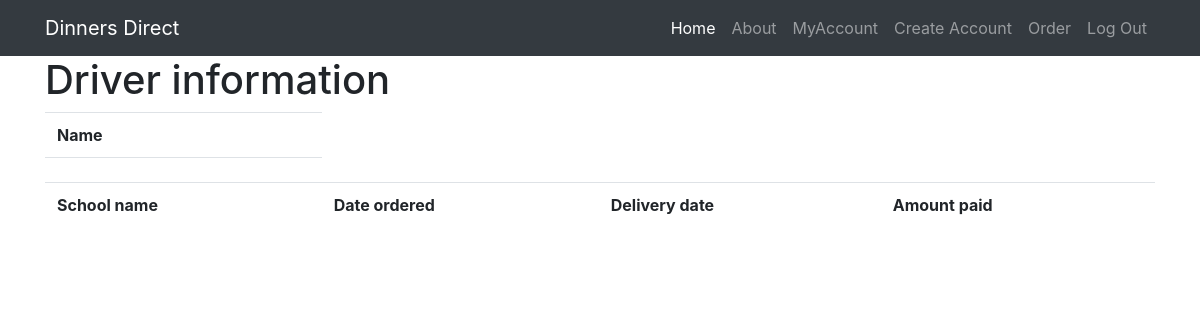
Page /phpdata/pulldriverschedule.php on the earlier database version.
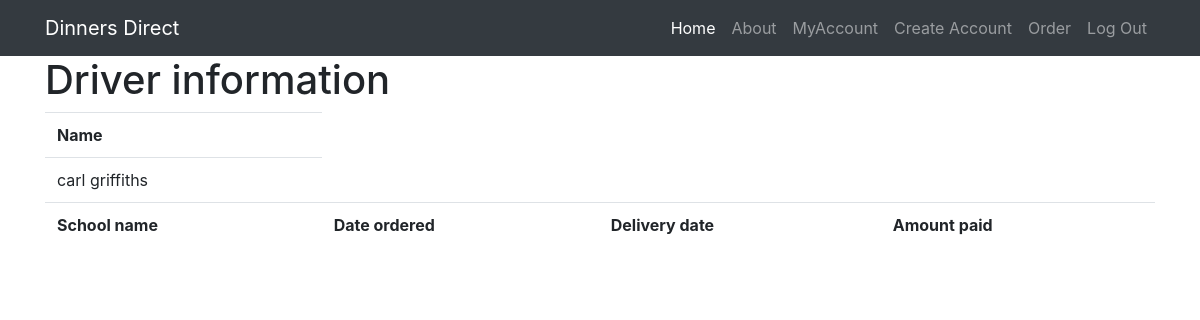
Same page on the later database version.
### tables this page shows
CREATE TABLE drivers (
                                 driverID int(10) UNSIGNED NOT NULL AUTO_INCREMENT,
                                 schoolID int(10) UNSIGNED NOT NULL,
                                 first_name varchar(100) NOT NULL,
                                 last_name varchar(100) NOT NULL,
                                 phonenumber varchar(100) NOT NULL,
                                 schoolname text,
                                 email text NOT NULL,
                                 password text NOT NULL,
                                 PRIMARY KEY(driverID),
                                 FOREIGN KEY(schoolID) REFERENCES schools(schoolID) ON DELETE RESTRICT ON UPDATE CASCADE
);

### phpdata/pulldriverschedule.php (the view, shortened to what this page needs)
<?php
$connection = connectToDb();
$driverschoolIDpullorderdatainstance=$_SESSION['schoolIDdriver'];
$query3 = "SELECT first_name, last_name FROM drivers
WHERE schoolID= '" . $driverschoolIDpullorderdatainstance."'";
$result3 = mysqli_query($connection, $query3);
?>
<html>
<head>
    <link href="../vendor/bootstrap/css/bootstrap.min.css" rel="stylesheet">
    <link href="../css/shop-homepage.css" rel="stylesheet">
</head>
<body>
<nav class="navbar navbar-expand-lg navbar-dark bg-dark fixed-top">
    <div class="container">
        <a class="navbar-brand" href="index.php">Dinners Direct</a>
        <div class="index.html" collapse="navbar-collapse" id="navbarResponsive">
            <ul class="navbar-nav ml-auto">
                <li class="nav-item active">
                    <a class="nav-link" href="index.php">Home
                    </a>
                </li>
                <li class="nav-item">
                    <a class="nav-link" href="../about.html">About</a>
                </li>
                <li class="nav-item">
                    <a class="nav-link" href="pullorderdata.php">MyAccount</a>
                </li>
                <li class="nav-item">
                    <a class="nav-link" href="../createnewaccount.html">Create Account</a>
                </li>
                <li class="nav-item">
                    <a class="nav-link" href="../menu.php">Order</a>
                </li>
                <li class="nav-item">
                    <a class="nav-link" href="logOut.php">Log Out</a>
                </li>
            </ul>
        </div>
    </div>
</nav>
<div class="container">
    <h1> Driver information</h1>
    <table class="table" >
        <tr>
            <th>Name</th>
        </tr>
        <tr>
            <td><?php
                $names3=($result3->fetch_assoc());
                echo $names3['first_name']. " ".$names3['last_name'] ?></td>
        </tr>
        <tr>
            <th>School name</th>
            <th>Date ordered</th>
            <th>Delivery date</th>
            <th>Amount paid</th>
        </tr>
    </table>
</div>
</body>
</html>

Differences in the rows shown:
now on this page (row edited): drivers: first_name "carl", last_name "griffiths"
